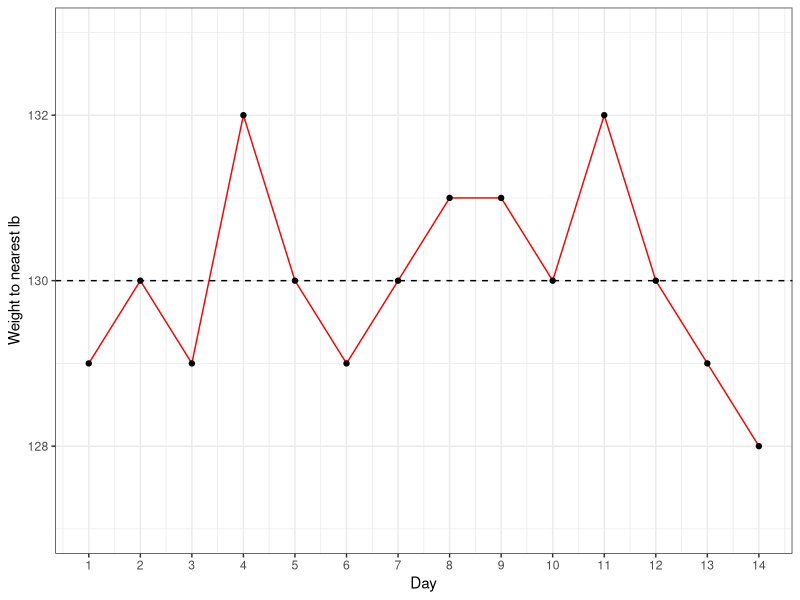
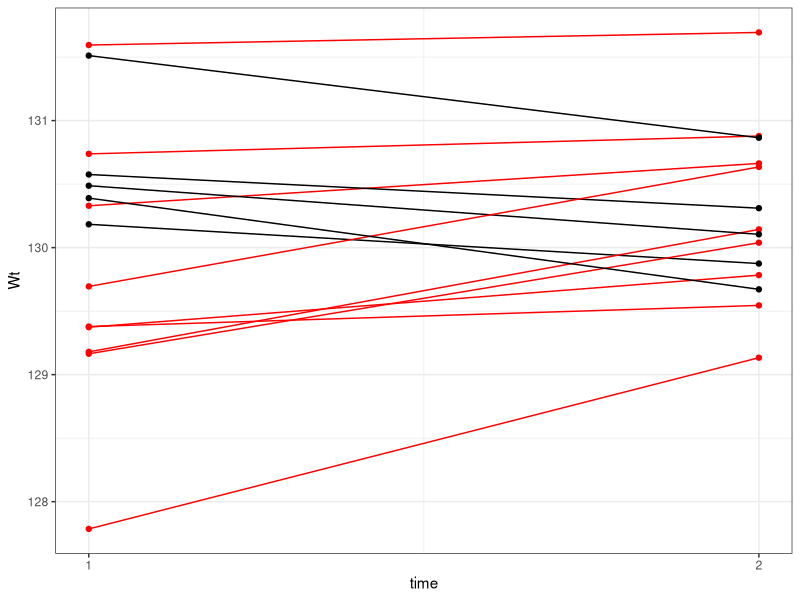

Recreate these plots in R, in order.
## ---- chunk 1
require(ggplot2)
require(tidyverse)
## these settings taken from Modern Dive


options(scipen = 99, digits = 3)
#nb to preview this chapter, preview_chapter("01-intro.Rmd")

## ---- chunk 2
set.seed(1)  #ensure consistent output
df <- data.frame(Day=1:14,
                 Weight.lbs=rnorm(14,mean=130,sd=1))

p <- ggplot(data=df, aes(x=Day, y=round(Weight.lbs,0), group=1)) +
  geom_line(color="red")+
  geom_hline(yintercept=130,linetype=2)+
  geom_point() +theme_bw()
 
p1<-p + scale_x_continuous(breaks=seq(1,14,1))
p2<- p1+ylim(c(127,133))
p3<-p2 +labs(y='Weight to nearest lb')
# figfilename <- paste0('images\weightplot.jpg') #uncomment this to save the figure
# ggsave(figfilename, p3, 
#   scale = 1, width = 6, height = 3, units = c("in"),
#   dpi = 300)
 p3
## ---- chunk 3
set.seed(23)  #ensure consistent output
df$wt2.lb <- .5*df$Weight.lbs+.5*rnorm(14,130,1) #posttest wt as function of pretest + noise
df2<-df[,1:3]
colnames(df2)<-c('Child','Wt1','Wt2')
df2$change<-df2$Wt1-df2$Wt2
df2$losewt<-2
df2$losewt[df2$change>0]<-1
#make longform version
a<-df2[,c(1:2,5)]
colnames(a)<-c('Child','Wt','LoseWt')
b<-df2[,c(1,3,5)]
colnames(b)<-colnames(a)
df3 <- rbind(a,b)
df3$time<-c(rep(1,14),rep(2,14))

mycolour <- c('black','red')
p1 <- ggplot(data=df3, aes(x=time, y=Wt, group=Child,col=mycolour[LoseWt])) +
  geom_line() + geom_point() +theme_bw() + scale_x_continuous(breaks=c(1,2)) + theme(legend.position = "none") + scale_color_manual(values=c("black", "red"))

### NOTE: unless we require this image externally for publisher or otherwise, we do not need to save it to file to build the book. You can simply refer to the ggplot directly, in this case either 'p1' or 'print(p1)'.

# figfilename <- paste0('weightplot2.jpg')
# ggsave(figfilename, p1, 
#   scale = 1, width = 6, height = 3, units = c("in"),
#   dpi = 300)
p1
